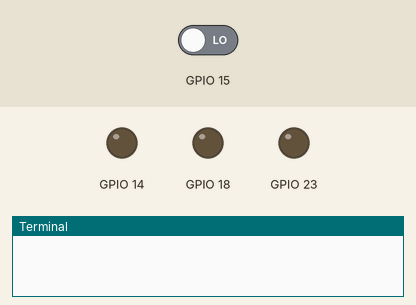
The program below on a simulated Raspberry Pi (BCM pin numbers). Shown: output pins drawn as LEDs (lit = HIGH), the last lines printed to the terminal. The test bench sets the inputs (shaded band); at power-on: GPIO 15 LOW.

Above: at 1.2 s.
1.3 s: GPIO 15 driven HIGH
At 2.5 s:
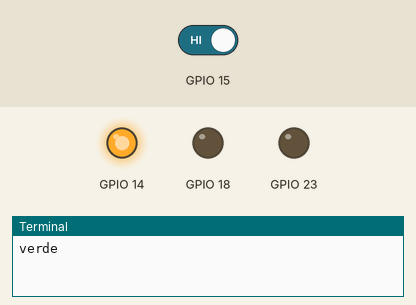
4.3 s: GPIO 15 driven HIGH
At 4.8 s:
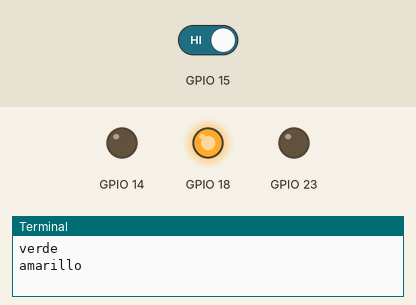
Timing chart, 0 to 13.8 s (numbered marks = the images above; inputs shaded):
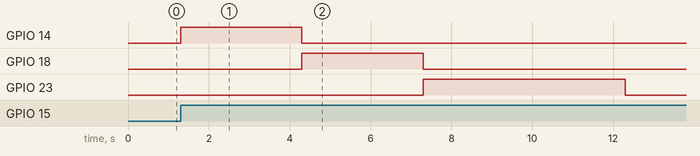

The program:

prueba1.py
```python
#!usr/bin/env/python

import RPi.GPIO as GPIO
import time
GPIO.setwarnings(False)
GPIO.setmode(GPIO.BCM)
GPIO.setup(18,GPIO.OUT)
GPIO.setup(23,GPIO.OUT)
GPIO.setup(14, GPIO.OUT)
GPIO.setup(15, GPIO.IN)
contador = 0

while(True):

	if((GPIO.input(15))and(contador==0)):
		GPIO.output(14, True)
		contador = contador + 1
		print"verde"
		time.sleep(3)
	if((GPIO.input(15))and(contador == 1)):
		GPIO.output(14, False)
		GPIO.output(18, True)
		contador = contador + 1
		print"amarillo"
		time.sleep(3)
	if((GPIO.input(15))and(contador == 2)):
		GPIO.output(18, False)
		GPIO.output(23, True)
		print "zumbador "
		time.sleep(5)
		GPIO.output(23,False)
		alarma = raw_input("Pon la clave de la alarma:  ")
		if(alarma == '1234'):
			print"Alarma Desactivada"
		else:
			print"HEY MISTER POLIIIIIIICEMAN"
			break

print "Acaba"
GPIO.cleanup()
```

Measured:
- after the input at 1.3 s, GPIO 14: LOW → HIGH at once
